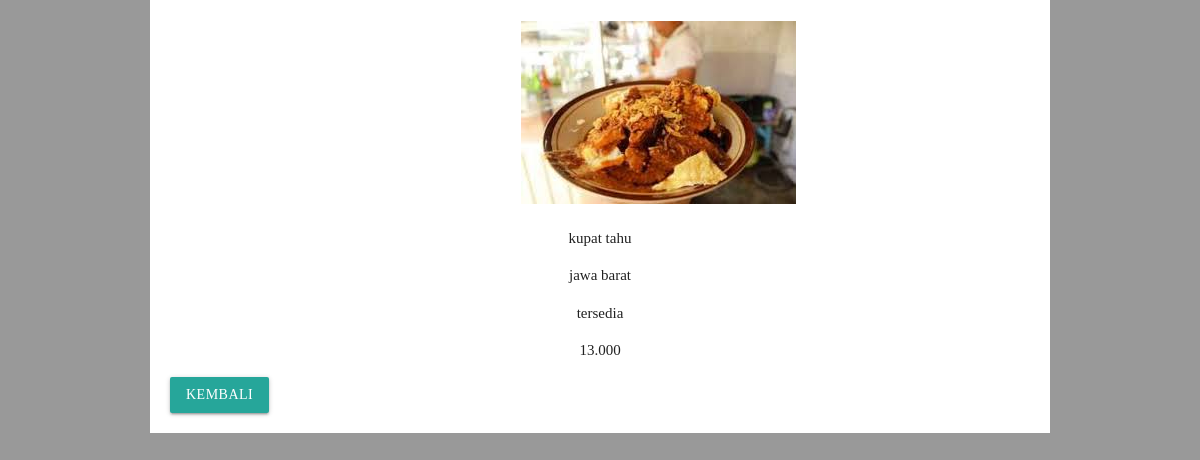
Screenshot of /latihan5c/php/detail.php?id=2 with the database file from the repository.
### tables this page shows
CREATE TABLE `makanan` (
  `id` int(11) NOT NULL,
  `img` varchar(100) NOT NULL,
  `nama_makanan` varchar(100) NOT NULL,
  `asal_daerah` varchar(100) NOT NULL,
  `ketersediaan` varchar(100) NOT NULL,
  `harga` varchar(100) NOT NULL
);

### latihan5c/php/functions.php (called while the page is built)
<?php
function koneksi() {
	$conn = mysqli_connect("localhost","root","")or die ("koneksi ke DB gagal");
	mysqli_select_db($conn,"tubes_193040082")or die ("Database salah!");
	return $conn;
}
function query($sql){
	$conn = koneksi();
	$result = mysqli_query($conn, "$sql");
	$rows = [];
	while ($row = mysqli_fetch_assoc($result)) {
		$rows[] = $row;
	}
return $rows;
}
?>

### latihan5c/php/detail.php (the view, shortened to what this page needs)
 <?php
require 'functions.php';
$id = $_GET['id'];
$makanan = query("SELECT * FROM makanan WHERE id = $id")[0];
 ?>
 <!DOCTYPE html>
 <html>
 <head>
      <link type="text/css" rel="stylesheet" href="../css/materialize.min.css"  media="screen,projection"/>
      <link rel="stylesheet" href="../css/style.css">
 </head>
 <body>
 	<div class="container">
 		<div class="gambar">
 			<img src="../assets/img/<?= $makanan["img"]; ?>" alt="">
 		</div>
 		<div class="keterangan">
 			<p><?= $makanan["nama_makanan"]; ?></p>
 			<p><?= $makanan["asal_daerah"]; ?></p>
 			<p><?= $makanan["ketersediaan"]; ?></p>
 			<p><?= $makanan["harga"]; ?></p>
 		</div>
 		<a class="waves-effect waves-light btn" href="../index.php">Kembali</a></a>
 	</div>
 </body>
 </html>

### latihan5c/css/style.css (style rules this page uses)
body { font-family: georgia; background-color: #999999; }
a { color: black; }
.container { width: 900px; margin-top: 0px; margin-bottom: 0px; margin-left: auto; margin-right: auto; padding-top: 20px; padding-right: 20px; padding-left: 20px; padding-bottom: 20px; background-color: #fff; }
.gambar img { margin-left:350px; border: 1px solid #fff; position: relative; transition: all .3s ease; -webkit-transition: all .3s ease; -moz-transition: all .3s ease; -ms-transition: all .3s ease; -o-transition: all .3s ease; }
.keterangan { text-align: center; }

### rows the page displays
makanan: img (picture), nama_makanan "kupat tahu", asal_daerah "jawa barat", ketersediaan "tersedia", harga "13.000"
